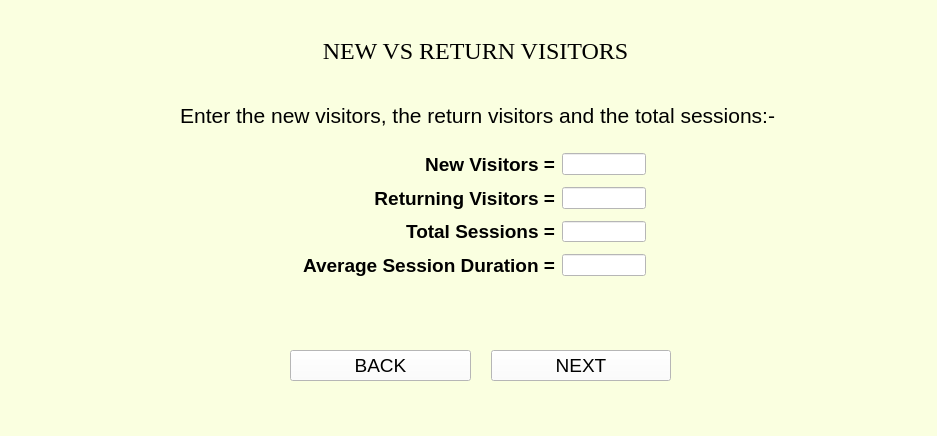
<?xml version="1.0" encoding="UTF-8"?>
<ui version="4.0">
 <class>MainWindow</class>
 <widget class="QMainWindow" name="MainWindow">
  <property name="geometry">
   <rect>
    <x>0</x>
    <y>0</y>
    <width>937</width>
    <height>436</height>
   </rect>
  </property>
  <property name="windowTitle">
   <string>MainWindow</string>
  </property>
  <property name="styleSheet">
   <string notr="true">background-color:rgb(250, 255, 224)</string>
  </property>
  <widget class="QWidget" name="centralwidget">
   <widget class="QLabel" name="label_10">
    <property name="geometry">
     <rect>
      <x>0</x>
      <y>30</y>
      <width>951</width>
      <height>41</height>
     </rect>
    </property>
    <property name="font">
     <font>
      <family>Times New Roman</family>
      <pointsize>18</pointsize>
     </font>
    </property>
    <property name="text">
     <string>NEW VS RETURN VISITORS</string>
    </property>
    <property name="alignment">
     <set>Qt::AlignCenter</set>
    </property>
   </widget>
   <widget class="QLabel" name="label">
    <property name="geometry">
     <rect>
      <x>0</x>
      <y>90</y>
      <width>961</width>
      <height>51</height>
     </rect>
    </property>
    <property name="font">
     <font>
      <family>Arial</family>
      <pointsize>16</pointsize>
     </font>
    </property>
    <property name="layoutDirection">
     <enum>Qt::LeftToRight</enum>
    </property>
    <property name="text">
     <string>Enter the new visitors, the return visitors and the total sessions:- </string>
    </property>
    <property name="alignment">
     <set>Qt::AlignCenter</set>
    </property>
   </widget>
   <widget class="QWidget" name="layoutWidget">
    <property name="geometry">
     <rect>
      <x>300</x>
      <y>150</y>
      <width>351</width>
      <height>131</height>
     </rect>
    </property>
    <property name="font">
     <font>
      <family>Arial</family>
      <pointsize>14</pointsize>
      <weight>50</weight>
      <bold>false</bold>
     </font>
    </property>
    <layout class="QFormLayout" name="formLayout">
     <property name="labelAlignment">
      <set>Qt::AlignRight|Qt::AlignTrailing|Qt::AlignVCenter</set>
     </property>
     <property name="horizontalSpacing">
      <number>7</number>
     </property>
     <property name="verticalSpacing">
      <number>12</number>
     </property>
     <property name="leftMargin">
      <number>3</number>
     </property>
     <property name="topMargin">
      <number>3</number>
     </property>
     <property name="rightMargin">
      <number>5</number>
     </property>
     <property name="bottomMargin">
      <number>5</number>
     </property>
     <item row="0" column="0">
      <widget class="QLabel" name="label_3">
       <property name="font">
        <font>
         <family>Arial</family>
         <pointsize>14</pointsize>
         <weight>75</weight>
         <bold>true</bold>
        </font>
       </property>
       <property name="text">
        <string>New Visitors =</string>
       </property>
       <property name="alignment">
        <set>Qt::AlignRight|Qt::AlignTrailing|Qt::AlignVCenter</set>
       </property>
      </widget>
     </item>
     <item row="0" column="1">
      <widget class="QLineEdit" name="visitors_1">
       <property name="font">
        <font>
         <family>Arial</family>
         <pointsize>12</pointsize>
         <weight>50</weight>
         <bold>false</bold>
        </font>
       </property>
       <property name="styleSheet">
        <string notr="true">background-color:rgb(255, 255, 255)</string>
       </property>
      </widget>
     </item>
     <item row="1" column="0">
      <widget class="QLabel" name="label_2">
       <property name="font">
        <font>
         <family>Arial</family>
         <pointsize>14</pointsize>
         <weight>75</weight>
         <bold>true</bold>
        </font>
       </property>
       <property name="text">
        <string>Returning Visitors =</string>
       </property>
       <property name="alignment">
        <set>Qt::AlignRight|Qt::AlignTrailing|Qt::AlignVCenter</set>
       </property>
      </widget>
     </item>
     <item row="1" column="1">
      <widget class="QLineEdit" name="visitors_2">
       <property name="font">
        <font>
         <family>Arial</family>
         <pointsize>12</pointsize>
         <weight>50</weight>
         <bold>false</bold>
        </font>
       </property>
       <property name="styleSheet">
        <string notr="true">background-color:rgb(255, 255, 255)</string>
       </property>
      </widget>
     </item>
     <item row="2" column="0">
      <widget class="QLabel" name="label_4">
       <property name="font">
        <font>
         <family>Arial</family>
         <pointsize>14</pointsize>
         <weight>75</weight>
         <bold>true</bold>
        </font>
       </property>
       <property name="text">
        <string>Total Sessions =</string>
       </property>
       <property name="alignment">
        <set>Qt::AlignRight|Qt::AlignTrailing|Qt::AlignVCenter</set>
       </property>
      </widget>
     </item>
     <item row="2" column="1">
      <widget class="QLineEdit" name="visitors_3">
       <property name="font">
        <font>
         <family>Arial</family>
         <pointsize>12</pointsize>
         <weight>50</weight>
         <bold>false</bold>
        </font>
       </property>
       <property name="styleSheet">
        <string notr="true">background-color:rgb(255, 255, 255)</string>
       </property>
      </widget>
     </item>
     <item row="3" column="0">
      <widget class="QLabel" name="label_8">
       <property name="font">
        <font>
         <family>Arial</family>
         <pointsize>14</pointsize>
         <weight>75</weight>
         <bold>true</bold>
        </font>
       </property>
       <property name="text">
        <string>Average Session Duration =</string>
       </property>
       <property name="alignment">
        <set>Qt::AlignRight|Qt::AlignTrailing|Qt::AlignVCenter</set>
       </property>
      </widget>
     </item>
     <item row="3" column="1">
      <widget class="QLineEdit" name="visitors_4">
       <property name="font">
        <font>
         <family>Arial</family>
         <pointsize>12</pointsize>
         <weight>50</weight>
         <bold>false</bold>
        </font>
       </property>
       <property name="styleSheet">
        <string notr="true">background-color:rgb(255, 255, 255)</string>
       </property>
      </widget>
     </item>
    </layout>
   </widget>
   <widget class="QWidget" name="layoutWidget">
    <property name="geometry">
     <rect>
      <x>290</x>
      <y>330</y>
      <width>381</width>
      <height>71</height>
     </rect>
    </property>
    <property name="font">
     <font>
      <family>Arial</family>
      <pointsize>14</pointsize>
     </font>
    </property>
    <layout class="QGridLayout" name="gridLayout">
     <property name="horizontalSpacing">
      <number>20</number>
     </property>
     <item row="0" column="0">
      <widget class="QPushButton" name="backButton">
       <property name="font">
        <font>
         <family>Arial</family>
         <pointsize>14</pointsize>
        </font>
       </property>
       <property name="styleSheet">
        <string notr="true">background-color:rgb(255, 255, 255)</string>
       </property>
       <property name="text">
        <string>BACK</string>
       </property>
      </widget>
     </item>
     <item row="0" column="1">
      <widget class="QPushButton" name="nextButton">
       <property name="font">
        <font>
         <family>Arial</family>
         <pointsize>14</pointsize>
        </font>
       </property>
       <property name="styleSheet">
        <string notr="true">background-color:rgb(255, 255, 255)</string>
       </property>
       <property name="text">
        <string>NEXT</string>
       </property>
      </widget>
     </item>
    </layout>
   </widget>
  </widget>
  <widget class="QMenuBar" name="menubar">
   <property name="geometry">
    <rect>
     <x>0</x>
     <y>0</y>
     <width>937</width>
     <height>18</height>
    </rect>
   </property>
  </widget>
  <widget class="QStatusBar" name="statusbar"/>
 </widget>
 <resources/>
 <connections/>
</ui>
